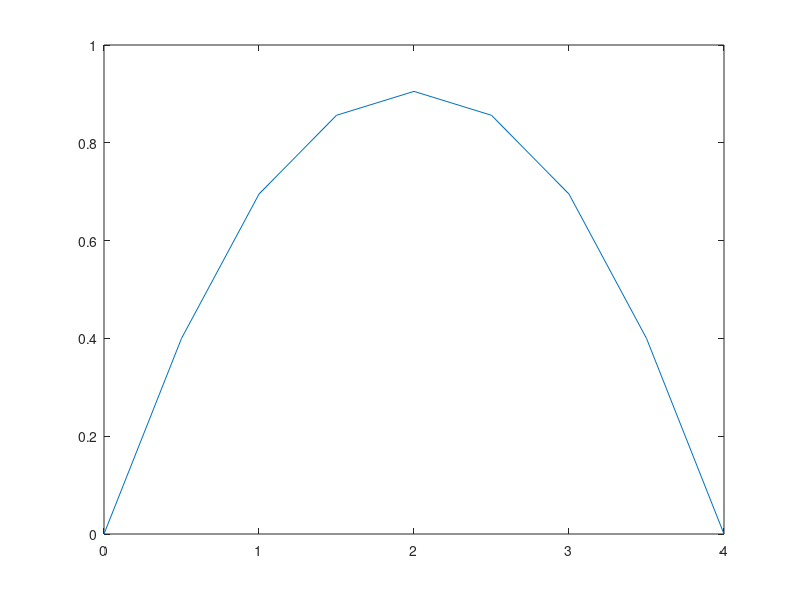

Here is the MATLAB script that generated this plot:
clear;
clf;
L = 4;  % Length of domain
h = 0.5;  % Space step
n = L / h + 1;  % Number of elements
hh = h * h / 3;  % Convenience variable
u0 = 0.0;  % BC at x = 0
uL = 0.0;  % BC at x = L
ub = 0.5;  % Temperature of the background
ub4 = ub * ub * ub * ub;  % Convenience variable
x = linspace(0, L, n);  % Discretized domain
g = sin(pi * x / 4);  % Source term
u = zeros(1, n);  % Initialize u
u_new = u;  % Initialize another u
iterations = 0;  % Number of iterations
tolerance = 1e-6;  % Convergence tolerance
is_unsteady = true;
u(1) = u0;  % Apply boundary conditions
u(end) = uL;  % Apply boundary conditions

% Start looping
while is_unsteady
  iterations = iterations + 1;
  u_new(2 : end - 1) = (u(3 : end) + u(2 : end - 1) + u(1 : end - 2)) / 3 +...
      hh * (-u(2 : end - 1) .^ 4 + ub4 + g(2 : end - 1));
  relative_err = max(abs((u_new(2 : end - 1) - u(2 : end - 1)) ./...
      u_new(2 : end - 1)));
  fprintf('%d\n', relative_err);
  if relative_err < tolerance, is_unsteady = false; end
  u = u_new;
end
fprintf('Iterations: %d\n', iterations);
plot (x, u);
